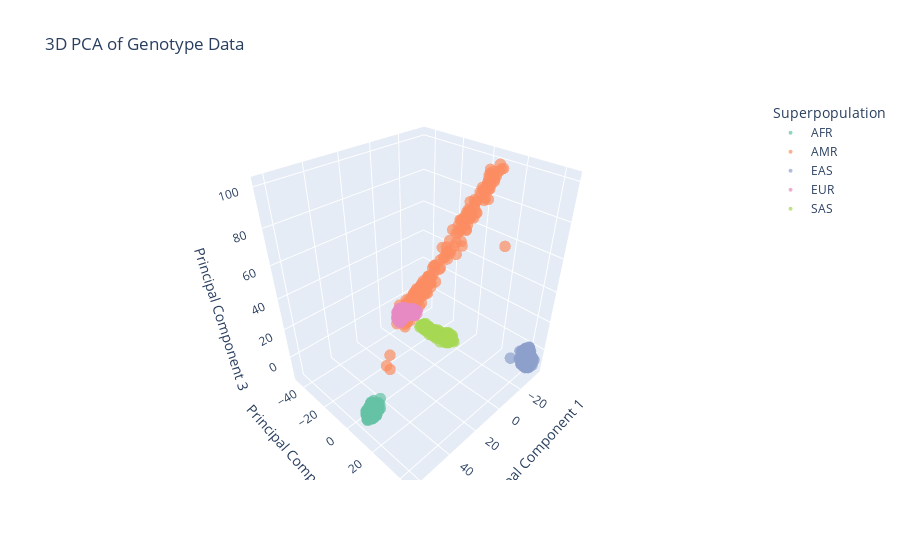

The code cell stored with this chart in its notebook:
### Markdown cell above
> 4 to 5 components are able to capture most of the linear effects in the data, as we see in the scree plot and in the cumulative variance explained plot that the curve starts to flatten out after the 4th or 5th component. With 5 components we explain around 90% of the variance in the data. Yes we would say that PCA is a good dimension reduction technique in this case, as we can reduce the dimensionality of the data from 39,182 SNPs to just 5 principal components. We see that the superpopulations are well separated on the first two components, with distinct clusters for each superpopulation. However the american population is more spread out and overlaps with other populations, likely due to its admixed nature.

### Code cell
# 3D Plot of first three principal components
import plotly.express as px

# Create DataFrame for plotly
pca_3d_df = pd.DataFrame({
    'PC1': genotypes_pca[:, 0],
    'PC2': genotypes_pca[:, 1],
    'PC3': genotypes_pca[:, 2],
    'Superpopulation': genotypes_annotation["1000G superpopulation code"]
})

# Create interactive 3D scatter plot with consistent colors
fig = px.scatter_3d(
    pca_3d_df,
    x='PC1',
    y='PC2',
    z='PC3',
    color='Superpopulation',
    color_discrete_sequence=px.colors.qualitative.Set2,
    title="3D PCA of Genotype Data",
    labels={
        'PC1': 'Principal Component 1',
        'PC2': 'Principal Component 2',
        'PC3': 'Principal Component 3'
    },
    opacity=0.7
)

fig.update_traces(marker=dict(size=4))
fig.show()

### Figure 1 — Plotly figure (JSON) as saved in the notebook; plotly's stock layout.template omitted (floating-point values rounded to 4 significant figures; data arrays with more than 128 entries replaced by an {"elided": "..."} marker saying what was removed)
{"data": [{"hovertemplate": "Superpopulation=AFR<br>Principal Component 1=%{x}<br>Principal Component 2=%{y}<br>Principal Component 3=%{z}<extra></extra>", "legendgroup": "AFR", "marker": {"color": "rgb(102,194,165)", "opacity": 0.7, "size": 4, "symbol": "circle"}, "mode": "markers", "name": "AFR", "scene": "scene", "showlegend": true, "type": "scatter3d", "x": {"elided": "504 float values"}, "y": {"elided": "504 float values"}, "z": {"elided": "504 float values"}}, {"hovertemplate": "Superpopulation=AMR<br>Principal Component 1=%{x}<br>Principal Component 2=%{y}<br>Principal Component 3=%{z}<extra></extra>", "legendgroup": "AMR", "marker": {"color": "rgb(252,141,98)", "opacity": 0.7, "size": 4, "symbol": "circle"}, "mode": "markers", "name": "AMR", "scene": "scene", "showlegend": true, "type": "scatter3d", "x": {"elided": "283 float values"}, "y": {"elided": "283 float values"}, "z": {"elided": "283 float values"}}, {"hovertemplate": "Superpopulation=EAS<br>Principal Component 1=%{x}<br>Principal Component 2=%{y}<br>Principal Component 3=%{z}<extra></extra>", "legendgroup": "EAS", "marker": {"color": "rgb(141,160,203)", "opacity": 0.7, "size": 4, "symbol": "circle"}, "mode": "markers", "name": "EAS", "scene": "scene", "showlegend": true, "type": "scatter3d", "x": {"elided": "504 float values"}, "y": {"elided": "504 float values"}, "z": {"elided": "504 float values"}}, {"hovertemplate": "Superpopulation=EUR<br>Principal Component 1=%{x}<br>Principal Component 2=%{y}<br>Principal Component 3=%{z}<extra></extra>", "legendgroup": "EUR", "marker": {"color": "rgb(231,138,195)", "opacity": 0.7, "size": 4, "symbol": "circle"}, "mode": "markers", "name": "EUR", "scene": "scene", "showlegend": true, "type": "scatter3d", "x": {"elided": "503 float values"}, "y": {"elided": "503 float values"}, "z": {"elided": "503 float values"}}, {"hovertemplate": "Superpopulation=SAS<br>Principal Component 1=%{x}<br>Principal Component 2=%{y}<br>Principal Component 3=%{z}<extra></extra>", "legendgroup": "SAS", "marker": {"color": "rgb(166,216,84)", "opacity": 0.7, "size": 4, "symbol": "circle"}, "mode": "markers", "name": "SAS", "scene": "scene", "showlegend": true, "type": "scatter3d", "x": {"elided": "182 float values"}, "y": {"elided": "182 float values"}, "z": {"elided": "182 float values"}}], "layout": {"legend": {"title": {"text": "Superpopulation"}, "tracegroupgap": 0}, "scene": {"domain": {"x": [0, 1], "y": [0, 1]}, "xaxis": {"title": {"text": "Principal Component 1"}}, "yaxis": {"title": {"text": "Principal Component 2"}}, "zaxis": {"title": {"text": "Principal Component 3"}}}, "title": {"text": "3D PCA of Genotype Data"}}}
